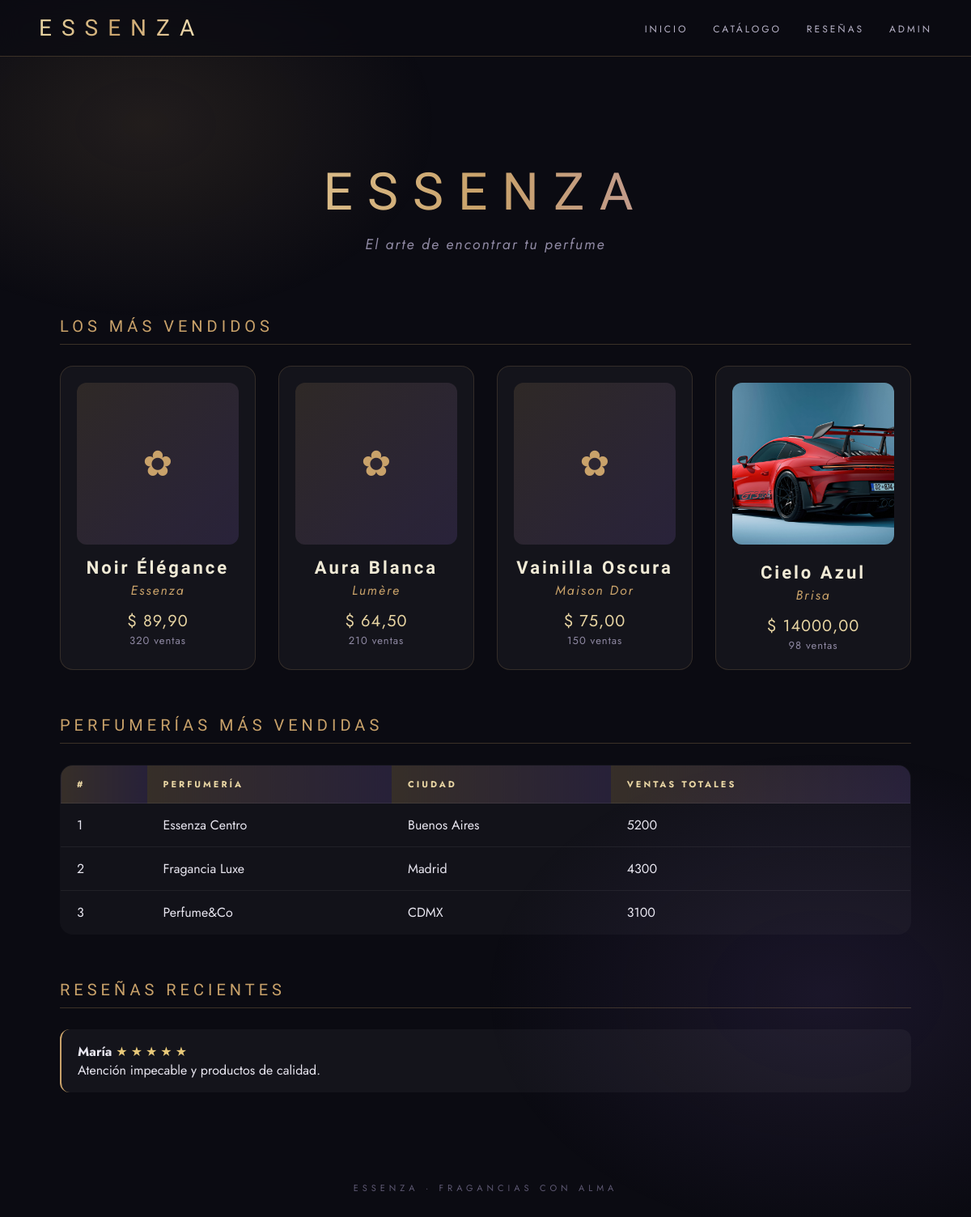
The page / on the database its author committed.
### tienda/models.py (models this page shows, shortened)
class Perfume(models.Model):
    nombre = models.CharField(max_length=120)
    marca = models.CharField(max_length=120)
    descripcion = models.TextField(blank=True)
    precio = models.DecimalField(max_digits=8, decimal_places=2)
    ventas = models.PositiveIntegerField(default=0)
    imagen = models.ImageField(upload_to='perfumes/', blank=True, null=True)

class Perfumeria(models.Model):
    nombre = models.CharField(max_length=120)
    ciudad = models.CharField(max_length=120, blank=True)
    ventas_totales = models.PositiveIntegerField(default=0)
    class Meta:
        ordering = ['-ventas_totales']

class Resena(models.Model):
    nombre = models.CharField(max_length=100)
    comentario = models.TextField()
    puntuacion = models.PositiveSmallIntegerField(default=5)
    fecha = models.DateTimeField(auto_now_add=True)

### tienda/views.py (the view)
# urls.py: path('', views.inicio, name='inicio'),
def inicio(request):
    top_perfumes = Perfume.objects.order_by('-ventas')[:4]
    top_perfumerias = Perfumeria.objects.all()[:5]
    resenas = Resena.objects.order_by('-fecha')[:6]
    return render(request, 'tienda/inicio.html', {
        'top_perfumes': top_perfumes,
        'top_perfumerias': top_perfumerias,
        'resenas': resenas,
    })

### tienda/templates/tienda/inicio.html
{% extends 'tienda/base.html' %}
{% block contenido %}
<div class="hero">
  <h1>Essenza</h1>
  <p>El arte de encontrar tu perfume</p>
</div>
<h2>Los más vendidos</h2>
<div class="grid">
  {% for p in top_perfumes %}
  <div class="card">
    {% if p.imagen %}<img src="{{ p.imagen.url }}" alt="{{ p.nombre }}">{% else %}<div class="img-ph">✿</div>{% endif %}
    <h3>{{ p.nombre }}</h3>
    <p class="marca">{{ p.marca }}</p>
    <p class="precio">$ {{ p.precio }}</p>
    <p class="meta">{{ p.ventas }} ventas</p>
  </div>
  {% empty %}<p>No hay perfumes cargados aún.</p>{% endfor %}
</div>
<h2>Perfumerías más vendidas</h2>
<table>
  <tr><th>#</th><th>Perfumería</th><th>Ciudad</th><th>Ventas totales</th></tr>
  {% for t in top_perfumerias %}
  <tr><td>{{ forloop.counter }}</td><td>{{ t.nombre }}</td><td>{{ t.ciudad }}</td><td>{{ t.ventas_totales }}</td></tr>
  {% empty %}<tr><td colspan="4">Sin datos.</td></tr>{% endfor %}
</table>
<h2>Reseñas recientes</h2>
{% for r in resenas %}
<div class="resena">
  <strong>{{ r.nombre }}</strong> <span class="estrellas">{% for i in "*****" %}{% if forloop.counter <= r.puntuacion %}★{% else %}☆{% endif %}{% endfor %}</span>
  <p>{{ r.comentario }}</p>
</div>
{% empty %}<p>Aún no hay reseñas.</p>{% endfor %}
{% endblock %}

### tienda/templates/tienda/base.html (shortened to what this page needs)
<!DOCTYPE html>
<html lang="es">
<head>
</head>
<body>
<header>
  <div class="logo">Essenza</div>
  <nav>
    <a href="{% url 'inicio' %}">Inicio</a>
    <a href="{% url 'catalogo' %}">Catálogo</a>
    <a href="{% url 'resenas' %}">Reseñas</a>
    <a href="/admin/">Admin</a>
  </nav>
</header>
<main>
{% block contenido %}{% endblock %}
</main>
<footer>Essenza · Fragancias con alma</footer>
</body>
</html>

### tienda/templates/tienda/base.html (style rules this page uses)
* { margin:0; padding:0; box-sizing:border-box; }
html { scroll-behavior:smooth; }
body { font-family:'Jost',sans-serif; background:#0b0b12; color:#e8e6f0; min-height:100vh; overflow-x:hidden; }
body::before { content:''; position:fixed; inset:0; background:radial-gradient(600px 400px at 15% 10%, rgba(201,162,106,.12), transparent 60%), radial-gradient(700px 500px at 85% 80%, rgba(124,92,186,.14), transparent 60%); pointer-events:none; }
header { position:sticky; top:0; z-index:10; backdrop-filter:blur(14px); background:rgba(11,11,18,.7); border-bottom:1px solid rgba(201,162,106,.25); padding:18px 48px; display:flex; justify-content:space-between; align-items:center; flex-wrap:wrap; gap:12px; }
header .logo { font-family:'Italiana',serif; font-size:28px; letter-spacing:12px; text-transform:uppercase; background:linear-gradient(90deg,#e8d5a3,#c9a26a,#f5e3b8); -webkit-background-clip:text; background-clip:text; color:transparent; }
nav a { color:#b9b4c9; text-decoration:none; margin-left:26px; font-size:12px; letter-spacing:3px; text-transform:uppercase; position:relative; transition:color .3s; }
nav a::after { content:''; position:absolute; left:0; bottom:-6px; width:0; height:1px; background:#c9a26a; transition:width .35s; }
main { max-width:1100px; margin:50px auto; padding:0 24px; animation:fadeUp .8s ease both; }
h1, h2 { font-family:'Italiana',serif; font-weight:400; letter-spacing:5px; text-transform:uppercase; }
h2 { font-size:20px; color:#c9a26a; border-bottom:1px solid rgba(201,162,106,.25); padding-bottom:10px; margin:56px 0 26px; }
.hero { text-align:center; padding:80px 0 20px; }
.hero h1 { font-size:64px; letter-spacing:18px; background:linear-gradient(90deg,#f5e3b8,#c9a26a,#b48ec7); -webkit-background-clip:text; background-clip:text; color:transparent; animation:glow 4s ease-in-out infinite; }
.hero p { color:#8f89a3; font-style:italic; font-size:18px; margin-top:14px; letter-spacing:2px; }
.grid { display:grid; grid-template-columns:repeat(auto-fill,minmax(240px,1fr)); gap:28px; }
.card { background:rgba(255,255,255,.04); border:1px solid rgba(201,162,106,.18); border-radius:16px; padding:20px; text-align:center; backdrop-filter:blur(8px); transition:transform .35s cubic-bezier(.2,.8,.2,1), border-color .35s, box-shadow .35s; animation:fadeUp .7s ease both; }
.card:nth-child(2) { animation-delay:.08s }
.card:nth-child(3) { animation-delay:.16s }
.card:nth-child(4) { animation-delay:.24s }
.card img, .img-ph { width:100%; height:200px; object-fit:cover; border-radius:12px; margin-bottom:16px; }
.img-ph { background:linear-gradient(135deg,rgba(201,162,106,.15),rgba(124,92,186,.2)); display:flex; align-items:center; justify-content:center; font-size:44px; color:#c9a26a; }
.card h3 { font-family:'Italiana',serif; font-size:22px; letter-spacing:3px; color:#f0ead6; }
.card .marca { color:#c9a26a; font-style:italic; margin:4px 0 12px; letter-spacing:2px; }
.card .precio { font-size:20px; color:#e8d5a3; letter-spacing:1px; }
.meta { color:#8f89a3; font-size:13px; letter-spacing:1px; }
table { width:100%; border-collapse:collapse; background:rgba(255,255,255,.03); border-radius:16px; overflow:hidden; border:1px solid rgba(201,162,106,.18); }
th, td { padding:15px 20px; text-align:left; border-bottom:1px solid rgba(255,255,255,.06); }
th { background:linear-gradient(90deg,rgba(201,162,106,.2),rgba(124,92,186,.2)); color:#e8d5a3; text-transform:uppercase; font-size:11px; letter-spacing:3px; }
.resena { background:rgba(255,255,255,.04); border-left:2px solid #c9a26a; border-radius:12px; padding:16px 20px; margin-bottom:14px; animation:fadeUp .6s ease both; }
.estrellas { color:#e8c97a; letter-spacing:4px; }
footer { text-align:center; color:#5e5973; font-size:11px; letter-spacing:5px; padding:60px 0; text-transform:uppercase; }

### rows shown on the page
Perfume: nombre "Noir Élégance", marca "Essenza", precio "89,90", ventas "320"
Perfume: nombre "Aura Blanca", marca "Lumère", precio "64,50", ventas "210"
Perfume: nombre "Vainilla Oscura", marca "Maison Dor", precio "75,00", ventas "150"
Perfume: imagen (picture), nombre "Cielo Azul", marca "Brisa", precio "14000,00", ventas "98"
Perfumeria: nombre "Essenza Centro", ciudad "Buenos Aires", ventas_totales "5200"
Perfumeria: nombre "Fragancia Luxe", ciudad "Madrid", ventas_totales "4300"
Perfumeria: nombre "Perfume&Co", ciudad "CDMX", ventas_totales "3100"
Resena: nombre "María", puntuacion 5 (drawn), comentario "Atención impecable y productos de calidad."
